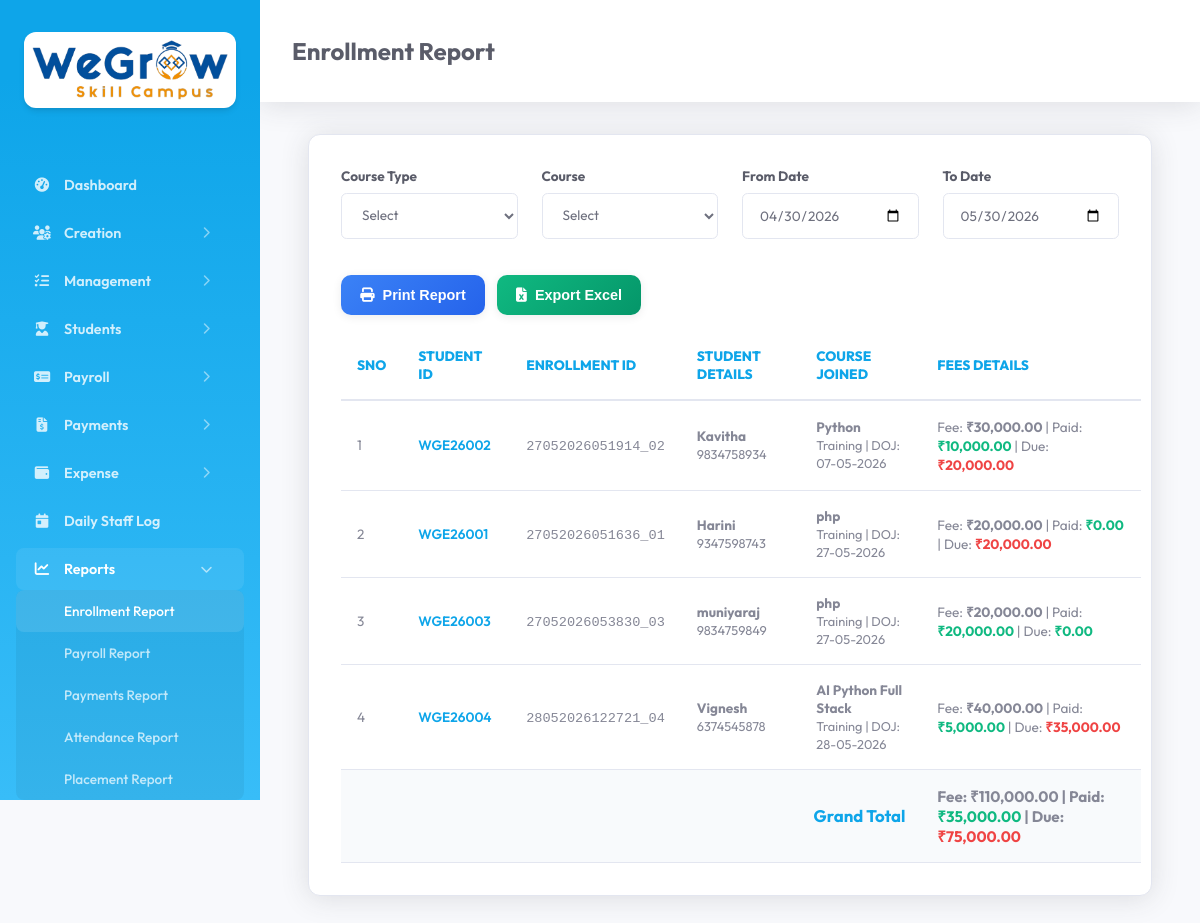
/report_enrollment.php (signed in), run on an earlier commit of the app's database.
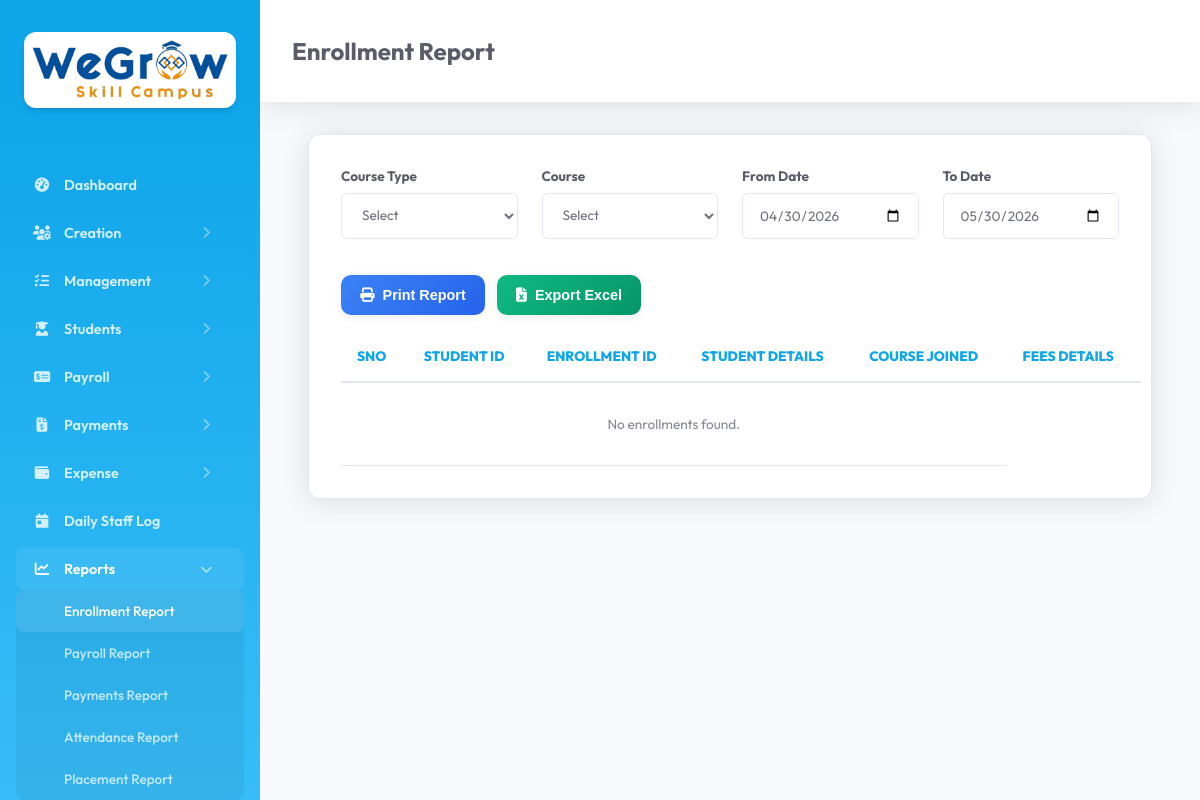
And on a later commit of the database.
### tables this page shows
CREATE TABLE `tc_course` (
  `id` int(11) NOT NULL AUTO_INCREMENT,
  `created_date_time` datetime DEFAULT NULL,
  `updated_date_time` datetime DEFAULT NULL,
  `company_id` mediumtext DEFAULT NULL,
  `course_id` mediumtext DEFAULT NULL,
  `course_name` mediumtext DEFAULT NULL,
  `course_duration` mediumtext DEFAULT NULL,
  `course_fee` mediumtext DEFAULT NULL,
  `deleted` int(11) NOT NULL DEFAULT 0,
  PRIMARY KEY (`id`)
);

### main/config.php (called while the page is built, shortened)
<?php
    class Database {
        private $host = "localhost";
        private $dbname = "training_center_db";
        private $username = "root";
        private $password = "";
        public function connect() {
            try {
                $this->conn = new PDO(
                    "mysql:host=".$this->host.";dbname=".$this->dbname,
                    $this->username,
                    $this->password
                );
                $this->conn->setAttribute(PDO::ATTR_ERRMODE, PDO::ERRMODE_EXCEPTION);
                $this->conn->exec("SET NAMES utf8");
                return $this->conn;
            }
            catch(PDOException $e) {
                echo "Database Connection Failed : ".$e->getMessage();
                exit;
            }
        }
    }
?>

### common_file.php (called while the page is built, shortened)
<?php
    require_once 'main/basic_functions.php';
    require_once 'main/report_functions.php';
    $bf = new Report_Functions();
?>

### main/report_functions.php (called while the page is built, shortened)
<?php
    include_once("config.php");
    include_once("basic_functions.php");
    class Report_Functions extends Basic_Functions {
        public function getEnrollmentReportList($course_type, $course_id, $from_date, $to_date) {
            $where = [];
            $params = [];
            if(!empty($from_date)) {
                $where[] = "enrollment_date >= :from_date";
                $params[':from_date'] = $from_date;
            }
            if(!empty($to_date)) {
                $where[] = "enrollment_date <= :to_date";
                $params[':to_date'] = $to_date;
            }
            $whereClause = "";
            if(!empty($where)) {
                $whereClause = " WHERE " . implode(" AND ", $where);
            }
            $query = "SELECT enroll_id, student_id, student_name, mobile_number, course_id, enrollment_date, fees_amount, type FROM (
                SELECT e.enrollment_id AS enroll_id, e.student_id, e.student_name, e.mobile_number, e.course_id, e.doj AS enrollment_date, e.fees_amount, 'training' AS type
                FROM {$GLOBALS['enrollment_table']} e WHERE e.deleted = 0 AND e.company_id = '{$_SESSION['company_id']}'
                UNION ALL
                SELECT ei.enrollment_internship_id AS enroll_id, ei.student_id, ei.student_name, ei.mobile_number, ei.course_id, ei.doj AS enrollment_date, ei.fees_amount, 'internship' AS type
                FROM {$GLOBALS['enrollment_internship_table']} ei WHERE ei.deleted = 0 AND ei.company_id = '{$_SESSION['company_id']}'
            ) AS enrollments $whereClause ORDER BY enrollment_date ASC";
            $enrollments = $this->getQueryRecords($query, $params);
            foreach ($enrollments as &$enrollment) {
                $paid_query = "SELECT COALESCE(SUM(total_amount), 0) as total_paid FROM {$GLOBALS['payment_table']} WHERE (enrollment_id = :enroll_id OR student_id = :enroll_id) AND deleted = 0";
                $paid_params = [':enroll_id' => $enrollment['enroll_id']];
                $paid_result = $this->getQueryRecords($paid_query, $paid_params);
                $enrollment['paid_amount'] = floatval($paid_result[0]['total_paid'] ?? 0);
            }
            return $enrollments;
        }
    }

### main/basic_functions.php (called while the page is built, shortened)
<?php
    include_once("config.php");
    class Basic_Functions extends Database {
        public $con;
        public function getCompanyId() {
            return $_SESSION['company_id'] ?? null;
        }
        public function encode_decode($action, $string) {
            $salt = $GLOBALS['salt'] ?? "default_salt";
            $key = hash('sha256', $salt);
            $iv = substr(hash('sha256', $salt), 0, 16);
            if ($action == 'encrypt') {
                return base64_encode(openssl_encrypt($string, "AES-256-CBC", $key, 0, $iv));
            } else if ($action == 'decrypt') {
                return openssl_decrypt(base64_decode($string), "AES-256-CBC", $key, 0, $iv);
            }
            return $string;
        }
        public function getTableRecords($table, $field = '', $value = '', $orderby = 'id DESC') {
            $con = $this->con;
            $sql = "SELECT * FROM $table WHERE deleted = :deleted";
            $params = [":deleted" => 0];
            $company_id = $this->getCompanyId();
            if (!empty($field)) {
                $sql .= " AND $field = :$field";
                $params[":$field"] = $value;
            }
            $sql .= " ORDER BY $orderby";
            $stmt = $con->prepare($sql);
            $stmt->execute($params);
            return $stmt->fetchAll();
        }
        public function getQueryRecords($query, $params = []) {
            $con = $this->con;
            $stmt = $con->prepare($query);
            $stmt->execute($params);
            return $stmt->fetchAll();
        }
    }
?>

### report_enrollment.php (the view, shortened to what the changed rows need)
<?php require_once 'common_file.php';
$from_page = 'Enrollment Report';
$from_date = date('Y-m-d', strtotime('-30 days'));
$to_date = date('Y-m-d');
$course_type = '';
$course_id = '';
$enrollments = $bf->getEnrollmentReportList($course_type, $course_id, $from_date, $to_date);
?>
<!DOCTYPE html>
<html lang="en">
<head>
    <link rel="stylesheet" href="assets/css/style.css">
</head>
<body>
    <?php include 'sidebar.php'; ?>
    <div class="main-content update_content">
        <div class="header">
            <h2><?php if(!empty($from_page))  echo ucfirst($from_page); ?></h2>
        </div>
        <div class="module-section">
            <div id="course_list">
                <table class="responsive table table-bordered" id="enrollment_report_table">
                    <thead>
                        <tr>
                            <th>Sno</th>
                            <th>Student ID</th>
                            <th>Enrollment ID</th>
                            <th>Student Details</th>
                            <th>Course Joined</th>
                            <th>Fees Details</th>
                        </tr>
                    </thead>
                    <tbody>
                        <?php
                            $sno = 1;
                            $grand_total_fees = 0;
                            $grand_total_paid = 0;
                            $grand_total_due = 0;
                            if(!empty($enrollments)) {
                                foreach ($enrollments as $u) {
                                    $course_name = '';
                                    if(!empty($u['course_id'])) {
                                        $course_data = $bf->getTableRecords($GLOBALS['course_table'], 'course_id', $u['course_id']);
                                        if(!empty($course_data)) {
                                            $course_name = $course_data[0]['course_name'];
                                        }
                                    }
                                    $student_dec_id = $bf->encode_decode('decrypt', $u['student_id']);
                                    $enroll_dec_id = $bf->encode_decode('decrypt', $u['enroll_id']);
                                    $fees_amount = floatval($u['fees_amount'] ?? 0);
                                    $paid_amount = floatval($u['paid_amount'] ?? 0);
                                    $balance_amount = floatval($u['balance_amount'] ?? 0);
                                    $grand_total_fees += $fees_amount;
                                    $grand_total_paid += $paid_amount;
                                    $grand_total_due += $balance_amount;
                                ?>
                                    <tr>
                                        <td><?php echo $sno++; ?></td>
                                        <td>
                                            <span style="color: var(--primary); font-weight: 600;">
                                                <?php echo $student_dec_id; ?>
                                            </span>
                                        </td>
                                        <td>
                                            <span style="color: var(--text-muted); font-size: 0.85rem; font-family: monospace;">
                                                <?php echo $enroll_dec_id; ?>
                                            </span>
                                        </td>
                                        <td>
                                            <strong><?php echo htmlspecialchars($u['student_name']); ?></strong>
                                            <br><span style="font-size: 0.8rem; color: var(--text-muted);"><?php echo $u['mobile_number']; ?></span>
                                        </td>
                                        <td>
                                            <strong><?php echo $course_name; ?></strong>
                                            <br><span style="font-size: 0.8rem; color: var(--text-muted);"><?php echo ucfirst($u['type']); ?> | DOJ: <?php echo date('d-m-Y', strtotime($u['enrollment_date'])); ?></span>
                                        </td>
                                        <td>
                                            <span style="font-size: 0.85rem;">
                                                Fee: <strong>₹<?php echo number_format($fees_amount, 2); ?></strong> |
                                                Paid: <strong style="color: #10b981;">₹<?php echo number_format($paid_amount, 2); ?></strong> |
                                                Due: <strong style="color: <?php echo $balance_amount > 0 ? '#ef4444' : '#10b981'; ?>;">₹<?php echo number_format($balance_amount, 2); ?></strong>
                                            </span>
                                        </td>
                                    </tr>
                                <?php } ?>
                                <tr style="background: #f8fafc;">
                                    <td colspan="5" style="text-align: right; font-weight: bold; font-size: 1.05rem; color: var(--primary);">Grand Total</td>
                                    <td>
                                        <span style="font-size: 0.95rem; font-weight: 700;">
                                            Fee: ₹<?php echo number_format($grand_total_fees, 2); ?> |
                                            Paid: <span style="color: #10b981;">₹<?php echo number_format($grand_total_paid, 2); ?></span> |
                                            Due: <span style="color: <?php echo $grand_total_due > 0 ? '#ef4444' : '#10b981'; ?>;">₹<?php echo number_format($grand_total_due, 2); ?></span>
                                        </span>
                                    </td>
                                </tr>
                            <?php } else { ?>
                                <tr>
                                    <td colspan="5" style="text-align:center; padding: 2rem; color: var(--text-muted);">No enrollments found.</td>
                                </tr>
                        <?php } ?>
                    </tbody>
                </table>
            </div>
        </div>
    </div>
</body>
</html>

What changed in the data, as far as the page shows it:
removed tc_course: course_name "Python"
removed tc_course: course_name "php"
removed tc_course: course_name "AI Python Full Stack"
Also different on the page:
$grand_total_fees: "110,000.00" → (not shown)
$grand_total_paid: "35,000.00" → (not shown)
$grand_total_due: "75,000.00" → (not shown)
text no longer shown: "Grand Total Fee: ₹ | Paid: ₹ | Due: ₹"
text now shown: "No enrollments found."
list line gone: "1 WGE26002 27052026051914_02 Kavitha 9834758934 Training | DOJ: 07-05-2026 Fee: ₹ 30,000.00 | Paid: ₹ 10,000.00 | Due: ₹ 20,000.00"
list line gone: "2 WGE26001 27052026051636_01 Harini 9347598743 Training | DOJ: 27-05-2026 Fee: ₹ 20,000.00 | Paid: ₹ 0.00 | Due: ₹ 20,000.00"
list line gone: "3 WGE26003 27052026053830_03 muniyaraj 9834759849 Training | DOJ: 27-05-2026 Fee: ₹ 20,000.00 | Paid: ₹ 20,000.00 | Due: ₹ 0.00"
list line gone: "4 WGE26004 28052026122721_04 Vignesh 6374545878 Training | DOJ: 28-05-2026 Fee: ₹ 40,000.00 | Paid: ₹ 5,000.00 | Due: ₹ 35,000.00"
